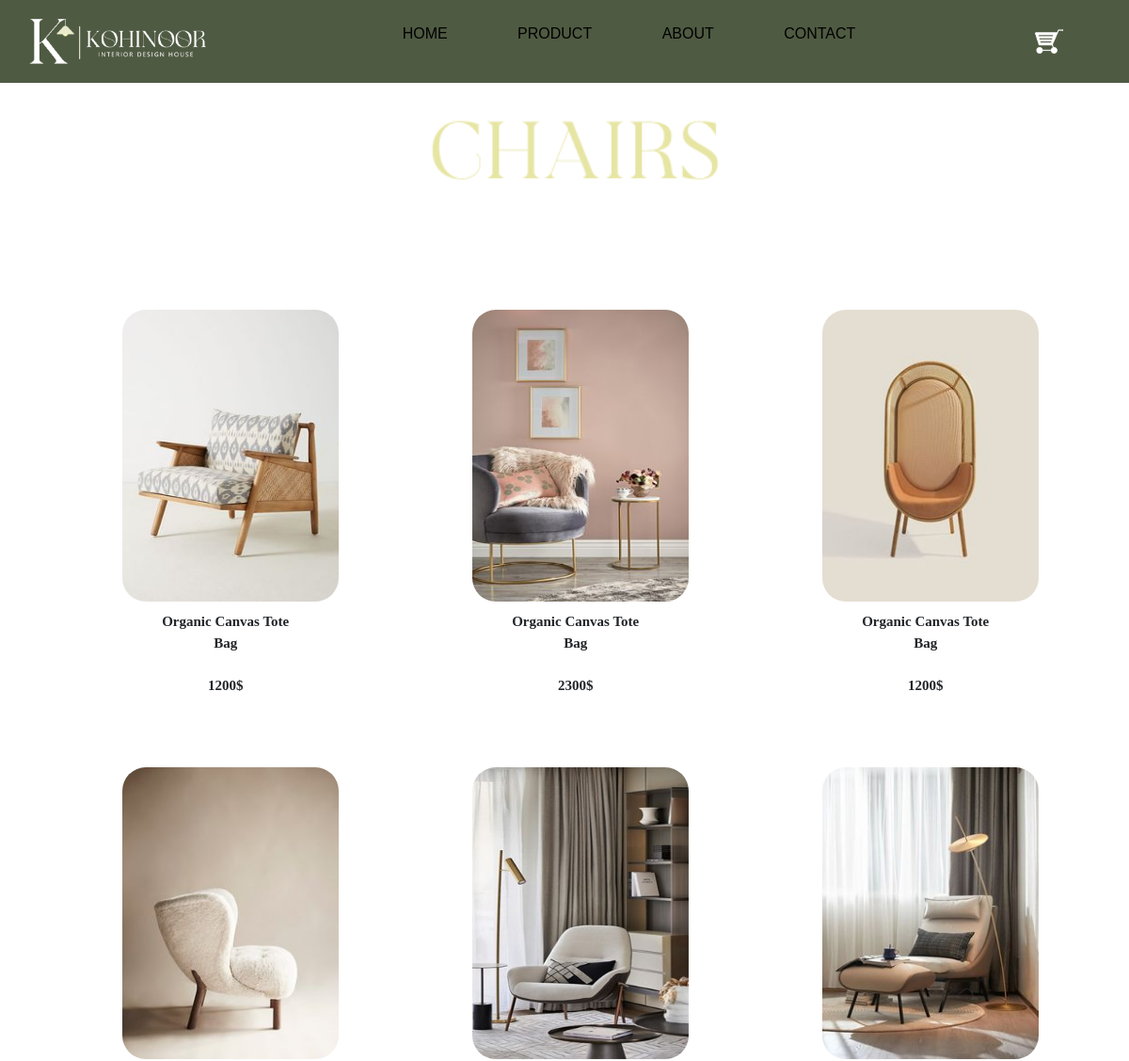
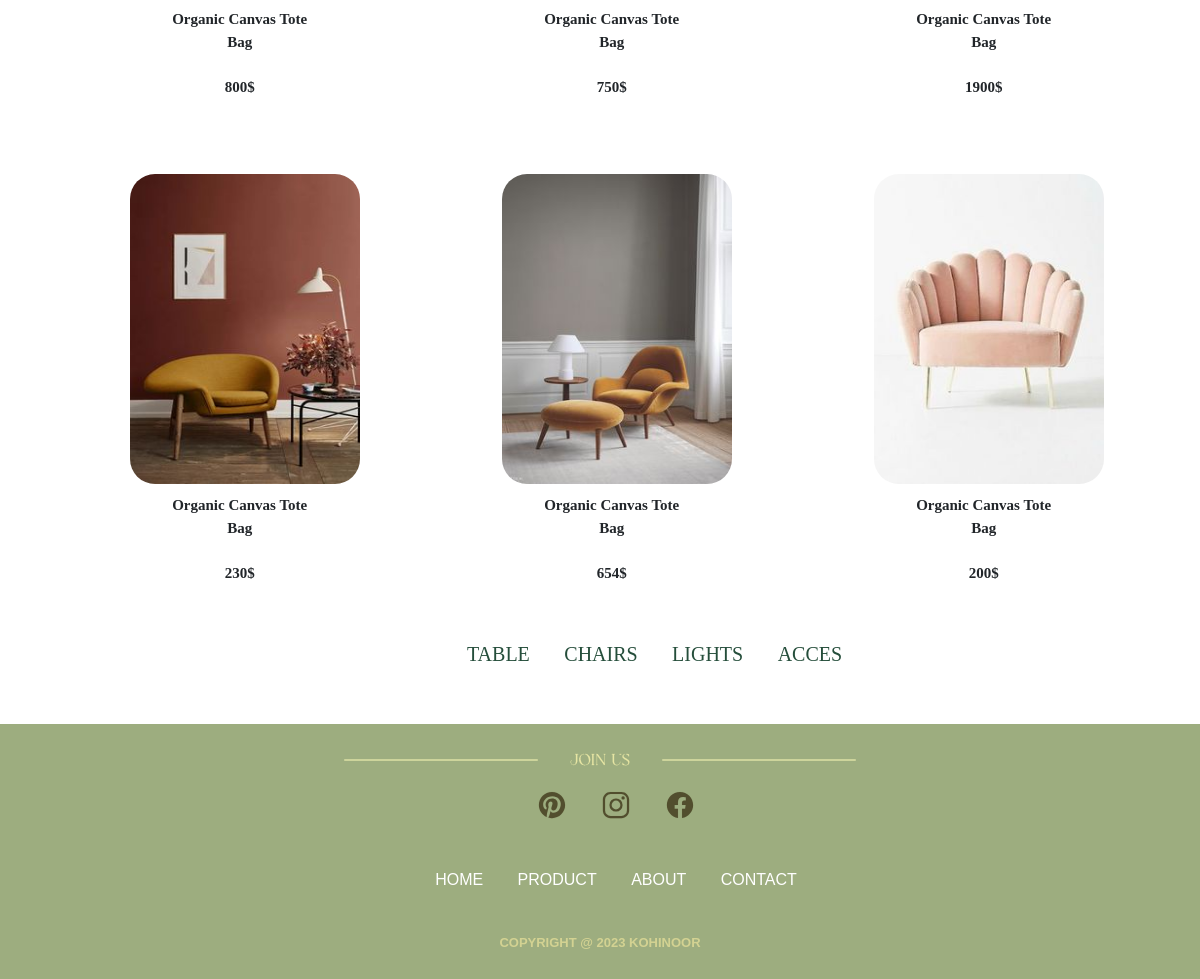
/chairs.php, run on the app's committed database (2 pictures, top to bottom).
### tables this page shows
CREATE TABLE `products` (
  `id` int(255) NOT NULL,
  `img` varchar(255) NOT NULL,
  `name` varchar(255) NOT NULL,
  `title` varchar(255) NOT NULL,
  `description` varchar(255) NOT NULL,
  `prix` int(255) NOT NULL,
  `categorie` varchar(255) NOT NULL
);

### chairs.php (the view, shortened to what this page needs)
<?php
@include('connexion.php');
$query = "SELECT * FROM products WHERE categorie = 'chairs'";
$result = mysqli_query($conn, $query);
?>
<!DOCTYPE html>
<html lang="en">
<head>
    <?php @include_once('header.php'); ?>
</head>
<body>
    <div>
        <?php @include_once('navbar.php'); ?>
    </div>
    <div>
        <img src="images/chairs.png" class="product">
    </div>
    <div class="product-img">
        <div class="container">
            <div class="row">
                <?php
                if ($result) {
                    $count = 0;
                    while ($row = mysqli_fetch_assoc($result)) {
                        if ($count % 3 == 0) {
                            echo '<div class="row">';
                        }
                        echo '<div class="col-sm-4">';
                        echo '<a href="product-description.php?id=' . $row['id'] . '"><img src="images/' . $row['img'] . '" alt=""></a>';
                        echo '<p class="par">' . $row['title'] . '<br><br>' . $row['prix'] ."$". '</p>';
                        echo '</div>';
                        $count++;
                        if ($count % 3 == 0) {
                            echo '</div>';
                        }
                    }
                }
                ?>
            </div>
        </div>
    </div>
    <br>
    <div class="menu-product">
        <ul class="menu">
            <li><a href="tables.php">TABLE</a></li>
            <li><a href="chairs.php">CHAIRS</a></li>
            <li><a href="lights.php">LIGHTS</a></li>
            <li><a href="acces.php">ACCES</a></li>
            <br>
            <br>
        </ul>
    </div>
</body>
<?php @include_once('footer.php'); ?>
</html>

### style.css (style rules this page uses)
* { margin: 0; padding: 0; box-sizing: border-box; font-family: sans-serif ; }
a { color: #524e2e; text-decoration: none; }
.product { width: 350px; margin-left: 36%; margin-top: 25px; }
p { margin-top: 10px; font-size: 11px; font-weight: bold; display: inline-block; }
.container { margin-top: 60px; display: flex; justify-content: center; align-content: center; }
.product-img { display: flex; }
.product-img img { width: 230px; height: 310px; border-radius:25px; margin-left: 160px; margin-top: 60px; }
.menu li { display: inline-block; margin: 15px; }
.menu a { color:#254e3b; font-family: Georgia, 'Times New Roman', Times, serif; font-size: 20px; }
.menu-product { margin-left: 35%; }

### chairs.php (style rules this page uses)
.par { margin-inline-start: 55%; text-align: center; font-size: 15px; font-family: cursive; }
.product-img { margin-left: -12%; }

### data on the page
products: img (picture), title "Organic Canvas Tote Bag", prix "1200"
products: img (picture), title "Organic Canvas Tote Bag", prix "2300"
products: img (picture), title "Organic Canvas Tote Bag", prix "1200"
products: img (picture), title "Organic Canvas Tote Bag", prix "800"
products: img (picture), title "Organic Canvas Tote Bag", prix "750"
products: img (picture), title "Organic Canvas Tote Bag", prix "1900"
products: img (picture), title "Organic Canvas Tote Bag", prix "230"
products: img (picture), title "Organic Canvas Tote Bag", prix "654"
products: img (picture), title "Organic Canvas Tote Bag", prix "200"
